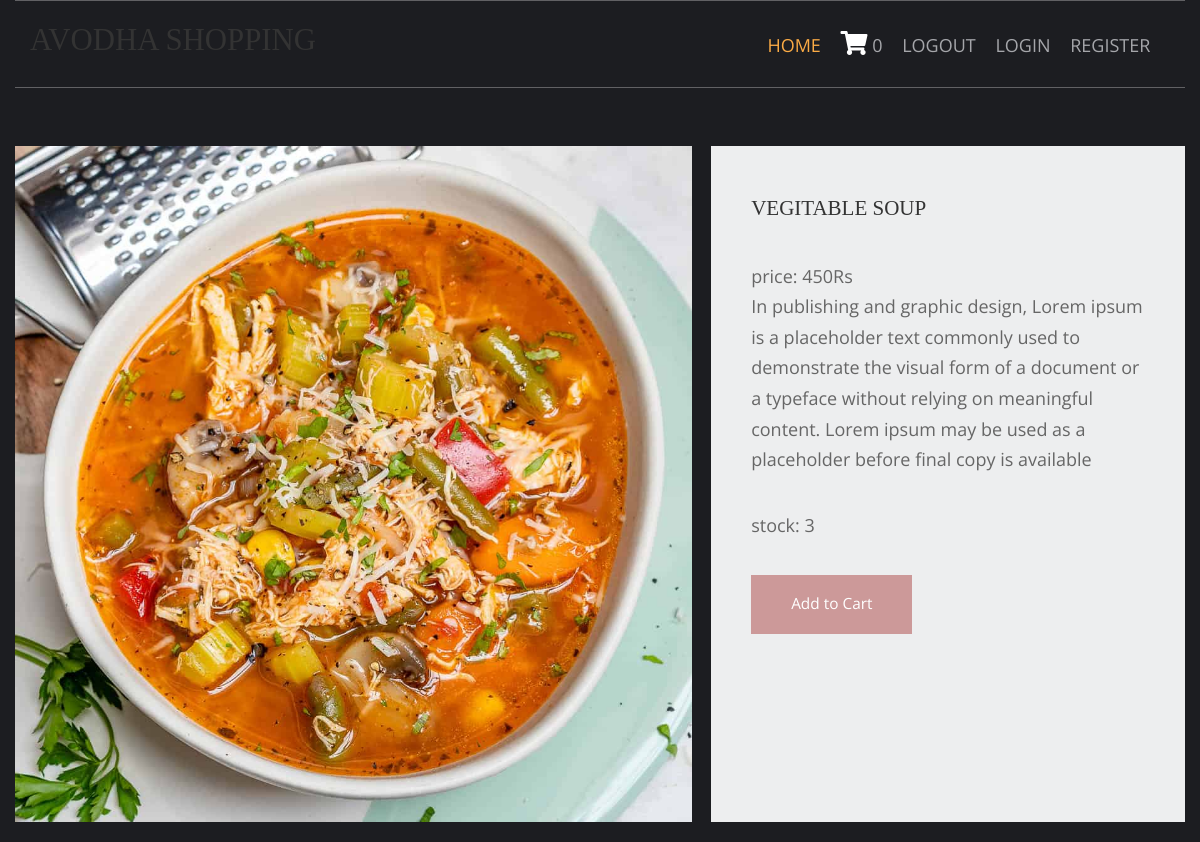
/vegitable-recipie/vegitable-soup, run on the app's committed database.
### shop/models.py (models this page shows, shortened)
class products(models.Model):
    name=models.CharField(max_length=150,unique=True)
    slug=models.SlugField(max_length=150,unique=True)
    img=models.ImageField(upload_to='product')
    desc=models.TextField()
    stock=models.IntegerField()
    available=models.BooleanField()
    price=models.IntegerField()
    category=models.ForeignKey(categ,on_delete=models.CASCADE)

### shop/views.py (the view)
# urls.py: path('<slug:c_slug>/<slug:product_slug>',views.prodDetails,name='details'),
def prodDetails(request,c_slug,product_slug):
    try:
        prod=products.objects.get(category__slug=c_slug,slug=product_slug)
    except Exception as e:
        raise e
    return render(request,'item.html',{'pr':prod})

### cart/context_processor.py (called while the page is built)
def count(request):
    item_count=0
    if 'admin' in request.path:
        return {}
    else:
        try:
            ct=cartlist.objects.filter(cart_id=c_id(request))
            cti=items.objects.all().filter(cart=ct[:1])
            for c in cti:
                item_count+=c.quan
        except cartlist.DoesNotExist:
            item_count=0
        return dict(itc=item_count)

### cart/views.py (called while the page is built)
def c_id(request):
    ct_id=request.session.session_key
    if not ct_id:
        ct_id=request.session.create()
    return ct_id

### templates/item.html (shortened to what this page needs)
{% extends 'base.html' %}
{% load static %}
{% block content %}
<html lang="en">
<head>
    <link href="{% static 'pr/fontawesome/css/all.min.css' %}" rel="stylesheet" />
    <link href="{% static 'pr/css/templatemo-comparto.css' %}" rel="stylesheet" />
</head>
<body>
  <br><br>
        <section class="tm-mb-1" id="about">
            <div class="tm-row tm-about-row">
                <div class="tm-section-1-l">
                    <img src="{{pr.img.url}}" alt="About image" class="tm-img-responsive">
                </div>
                <article class="tm-section-1-r tm-bg-color-8">
                    <h2 class="tm-mb-2 tm-title-color">{{pr.name}}</h2>
                    <p>price: {{pr.price}}Rs <br>{{pr.desc}}</p>
                    <p>stock: {{pr.stock}}</p>
{% if pr.stock <= 0 %}
<h1 style="color:red">sorry. No stock left</h1>
                    {% else %}
                    <a href="{% url 'addcart' pr.id %}" class="tm-btn tm-btn-1 tm-link-to-services">Add to Cart</a>
{% endif %}
                </article>
            </div>
        </section>
</body>
</html>
{% endblock %}

### static/hm/layout/styles/layout.css (style rules this page uses)
*, *::before, *::after { transition:all .3s ease-in-out; }
body { color:#A5A6AA; background-color:#1C1D21; }
a { color:#FBAB45; }

### static/pr/css/templatemo-comparto.css (style rules this page uses)
*, *::before, *::after { box-sizing: border-box; outline: none; }
ul, h1, h2, h3, h4, p, figure { padding: 0; margin: 0; }
body { font-family: 'Open Sans', Arial, sans-serif; font-size: 18px; overflow-x: hidden; padding-left: 15px; padding-right: 15px; margin: 0; }
h2 { font-size: 1.5rem; }
a { transition: all 0.3s ease; text-decoration: none; }
p { color: #666; line-height: 1.7; margin-bottom: 35px; }
h1, h2, h3, h4, h5, h6 { color: #333; }
.tm-mb-1 { margin-bottom: 20px; }
.tm-mb-2 { margin-bottom: 40px; }
.tm-bg-color-8 { background-color: #EDEEEF; }
.tm-img-responsive { max-width: 100%; height: auto; }
.tm-section-1-l { width: 57.85%; margin-right: 1.65%; }
.tm-section-1-r { padding: 50px 40px; width: 40.5%; }
.tm-row { display: flex; }
.tm-btn { display: inline-block; padding: 15px 40px; font-size: 1.1rem; border: none; background-color: #CC9999; color: white; }
a { color: #666; }

### static/hm/layout/styles/framework.css (style rules this page uses)
html { overflow-y:scroll; overflow-x:hidden; }
html, body { margin:0; padding:0; font-size:14px; line-height:1.6em; }
*, *::before, *::after { box-sizing:border-box; }
a { outline:none; text-decoration:none; }
img { width:auto; max-width:100%; height:auto; margin:0; padding:0; border:none; line-height:normal; vertical-align:middle; }
body, input, textarea, select { font-family:Verdana, Geneva, sans-serif; }
h1, h2, h3, h4, h5, h6, .heading { font-family:Georgia, "Times New Roman", Times, serif; }
::placeholder { opacity:1; }
h1, h2, h3, h4, h5, h6, .heading { margin:0 0 20px 0; font-size:1.4rem; line-height:normal; font-weight:normal; text-transform:uppercase; }
address, article, aside, figcaption, figure, footer, header, main, nav, section { display:block; margin:0; padding:0; }

### data on the page
products: img (picture), name "VEGITABLE SOUP", price "450", desc "In publishing and graphic design, Lorem ipsum is a placeholder text commonly used to demonstrate the visual form of a document or a typeface without relying on meaningful content. Lorem ipsum may be used as a placeholder before final copy is available", stock "3"

### other printed values
{{ itc }} "0"
